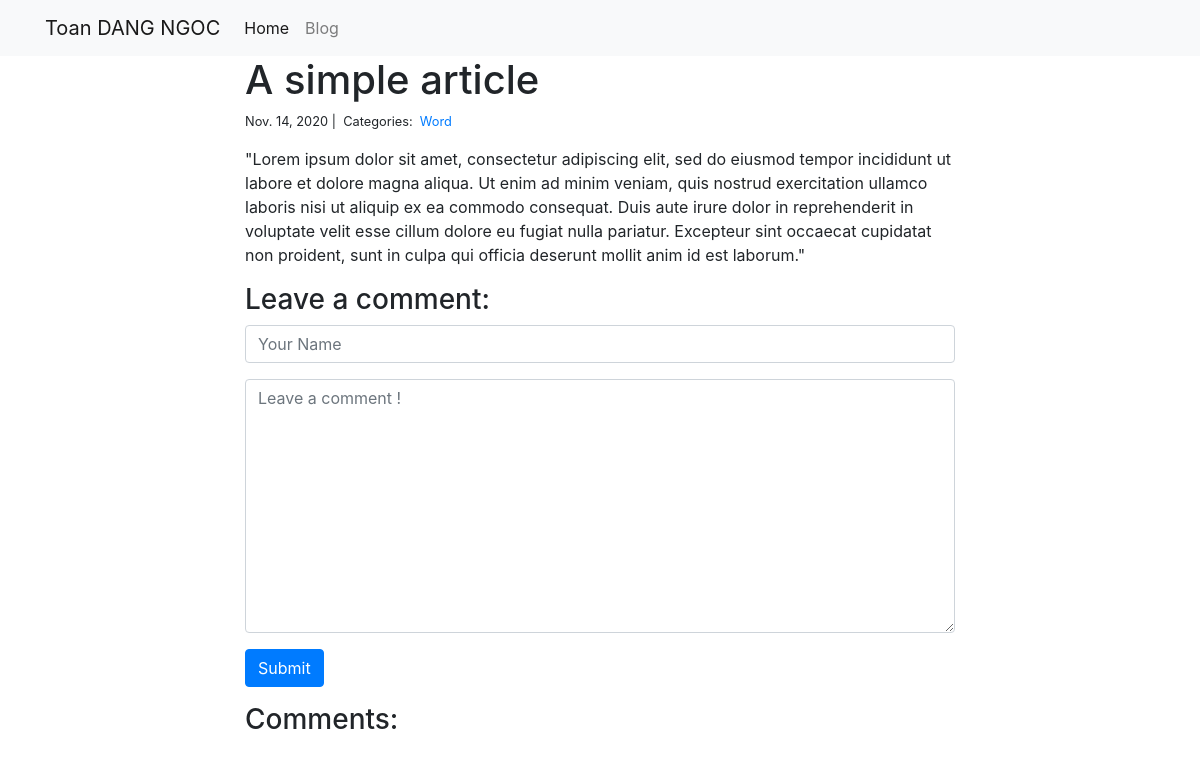
Page /blog/1/ on the committed database.
### blog/models.py (models this page shows)
class Post(models.Model):
	title = models.CharField(max_length = 255)
	body = models.TextField()
	created_on = models.DateTimeField(auto_now_add = True)
	last_modified = models.DateTimeField(auto_now = True)
	categories = models.ManyToManyField('Category', related_name = 'posts')

class Category(models.Model):
	name = models.CharField(max_length = 20)

### blog/views.py (the view, shortened to what this page needs)
# urls.py: path("<int:pk>/", views.blog_detail, name = "blog_detail"),
def blog_detail(request, pk):
	post = Post.objects.get(pk=pk)
	form = CommentForm()
	comments = Comment.objects.filter(post=post)
	context = {
		'post' : post,
		'comments' : comments,
		'form' : form
	}
	return render(request, 'blog_detail.html', context)

### blog/forms.py
class CommentForm(forms.Form):
	author = forms.CharField(
		max_length = 60,
		widget = forms.TextInput(attrs = {
			'class': 'form-control',
			'placeholder' : 'Your Name'
		})
	)
	body = forms.CharField(widget = forms.Textarea(
		attrs = {
			'class' : 'form-control',
			'placeholder' : 'Leave a comment !'
		})
	)

### blog/templates/blog_detail.html (shortened to what this page needs)
{% extends "base.html" %}
{% block page_content %}
<div class="col-md-8 offset-md-2">
    <h1>{{ post.title }}</h1>
    <small>
        {{ post.created_on.date }} |&nbsp;
        Categories:&nbsp;
        {% for category in post.categories.all %}
        <a href="{% url 'blog_category' category.name %}">
            {{ category.name }}
        </a>&nbsp;
        {% endfor %}
    </small>
    <p>{{ post.body | linebreaks }}</p>
    <h3>Leave a comment:</h3>
    <form action="/blog/{{ post.pk }}/" method="post">
        <div class="form-group">
            {{ form.author }}
        </div>
        <div class="form-group">
            {{ form.body }}
        </div>
        <button type="submit" class="btn btn-primary">Submit</button>
    </form>
    <h3>Comments:</h3>
</div>
{% endblock %}

### personal_portfolio/templates/base.html (shortened to what this page needs)
<link rel="stylesheet" href="https://stackpath.bootstrapcdn.com/bootstrap/4.1.3/css/bootstrap.min.css">
<nav class="navbar navbar-expand-lg navbar-light bg-light">
    <div class="container">
        <a class="navbar-brand" href="{% url 'project_index' %}">Toan DANG NGOC</a>
        <div class="collapse navbar-collapse" id="navbarSupportedContent">
          <ul class="navbar-nav mr-auto">
            <li class="nav-item active">
              <a class="nav-link" href="{% url 'project_index' %}">Home</a>
            </li>
            <li class="nav-item">
              <a class="nav-link" href="{% url 'blog_index' %}">Blog</a>
            </li>
          </ul>
        </div>
    </div>
</nav>
<div class="container">
    {% block page_content %}{% endblock %}
</div>

### rows in the picture
Post: title "A simple article", created_on "Nov. 14, 2020", body "\"Lorem ipsum dolor sit amet, consectetur adipiscing elit, sed do eiusmod tempor incididunt ut labore et dolore magna aliqua. Ut enim ad minim veniam, quis nostrud exercitation ullamco laboris nisi ut aliquip ex ea commodo consequat. Duis aute irure dolor in reprehenderit in voluptate velit esse cillum dolore eu fugiat nulla pariatur. Excepteur sint occaecat cupidatat non proident, sunt in culpa qui officia deserunt mollit anim id est laborum.\""
Category: name "Word"
